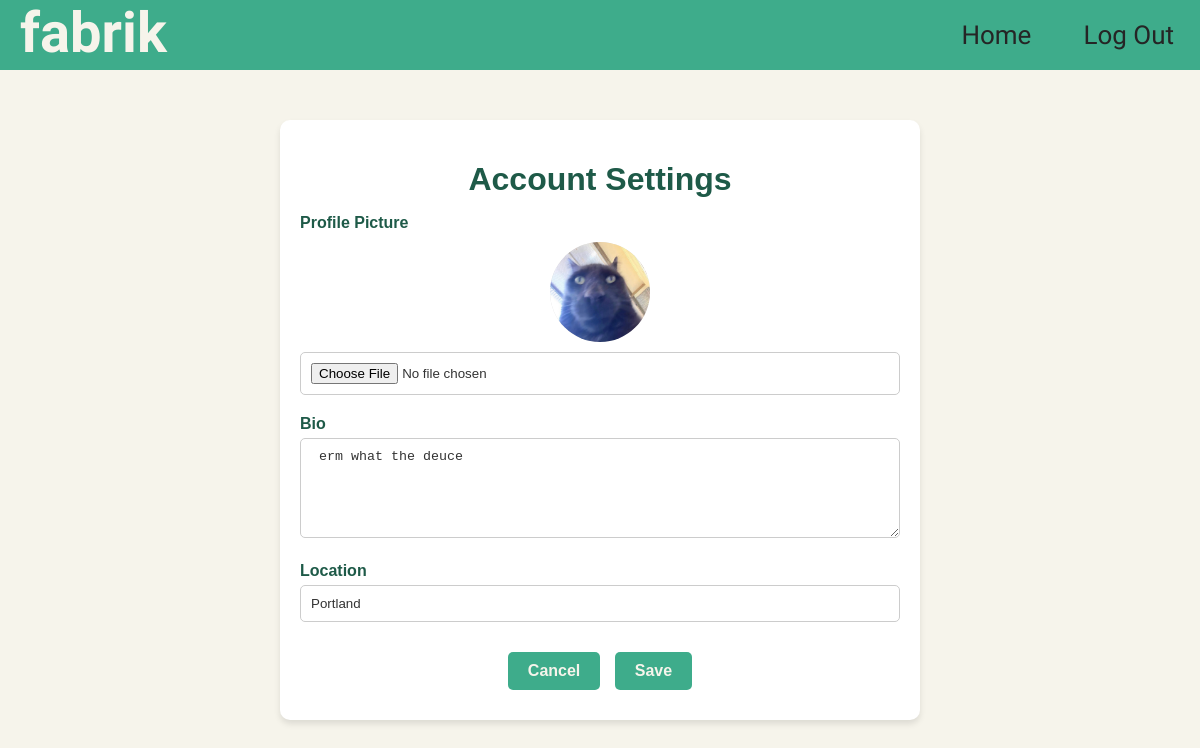
The app's page /settings (signed in) with its own data.
### core/models.py (models this page shows, shortened)
class Profile(models.Model):
    user = models.ForeignKey(User, on_delete=models.CASCADE)
    id_user = models.IntegerField()
    bio = models.TextField(blank=True)
    profileimg = models.ImageField(upload_to='profile_images', default='blank-profile-picture-png.wbpg')
    location = models.CharField(max_length=100, blank=True)

### core/views.py (the view, shortened to what this page needs)
# urls.py: path('settings', views.settings, name='settings'),
@login_required(login_url='signin')
def settings(request):
    user_profile = Profile.objects.get(user=request.user)
    return render(request, 'setting.html', {'user_profile': user_profile})

### templates/setting.html (shortened to what this page needs)
{% load static %}
<!DOCTYPE html>
<html lang="en">
<head>
    <link rel="stylesheet" href="{% static 'css/profile.css' %}">
</head>
<body style ="background:#f6f4ebff">
    <div class="topbar">
        <div class="col logo">
            <a href="/">fabrik</a>
        </div>
        <div class="col topbar-contents">
            <a href="logout">Log Out</a>
            <a href="/">Home</a>
        </div>
    </div>
    <div id="wrapper" class="flex flex-col justify-between h-screen">
    <form action ="" method="POST" enctype="multipart/form-data">
        <div class="settings-container">
            <h1>Account Settings</h1>
            <div class="form-group">
                <label for="profile-pic">Profile Picture</label>
                <img src="{{user_profile.profileimg.url}}" alt="Profile Picture Preview" id="profile-pic-preview" class="profile-pic-preview">
                <input type="file" id="profile-pic" name="image" accept="image/*" onchange="previewProfilePic(event)">
            </div>
            <div class="form-group">
                <label for="about">Bio</label>
                <textarea id="about" name="bio" placeholder="Write something about yourself...">{{user_profile.bio}}</textarea>
            </div>
            <div class="form-group">
                <label for="location">Location</label>
                <input type="text" id="location" name="location" placeholder="Enter your location" value="{{user_profile.location}}">
            </div>
            <div class="btn-container">
                <a href="/" class="btn btn-cancel">Cancel</a>
                <button type="submit" class="btn">Save</button>
            </div>
        </div>
    </form>
</body>
</html>

### static/css/profile.css (style rules this page uses)
html, body { margin: 0; padding: 0; background-color: rgb(35, 35, 35); }
.topbar { text-align: center; background-color: #3eac8bff; overflow: hidden; font-family: Rozha One, serif; font-size: 3.5rem; }
.logo a { float: left; text-decoration: none; color: #f6f4ebff; padding-left: 20px; font-weight: bold; }
.topbar-contents a { float: right; padding: 20px 26px; font-size: 26px; text-decoration: none; color: rgb(37, 37, 37); }

### templates/setting.html (style rules this page uses)
body { font-family: Arial, sans-serif; margin: 0; padding: 0; background-color: #f9f9f9; color: #3eac8bff; }
.settings-container { max-width: 600px; margin: 50px auto; padding: 20px; background: #fff; border-radius: 10px; box-shadow: 0 4px 6px rgba(0, 0, 0, 0.1); }
h1 { text-align: center; color: #1e5a48; font-size: 2rem; margin-bottom: 1rem; }
.form-group { margin-bottom: 20px; }
label { display: block; font-weight: bold; margin-bottom: 5px; color: #1e5a48; }
input, textarea { width: 100%; padding: 10px; border: 1px solid #ccc; border-radius: 5px; color: #333; box-sizing: border-box; }
textarea { resize: vertical; height: 100px; }
.profile-pic-preview { display: block; width: 100px; height: 100px; margin: 10px auto; border-radius: 50%; object-fit: cover; background-color: #ddd; }
.btn { display: inline-block; padding: 10px 20px; font-size: 16px; font-weight: bold; color: #f6f4ebff; background-color: #3eac8bff; border: none; border-radius: 5px; text-align: center; text-decoration: none; cursor: pointer; margin: 10px 5px; transition: background-color 0.3s ease, transform 0.2s ease; }
.btn-container { text-align: center; margin-top: 20px; }
#wrapper { background: none; padding: 0; height: auto; min-height: 85vh; }

### records on screen
Profile: profileimg (picture), bio "erm what the deuce", location "Portland"
